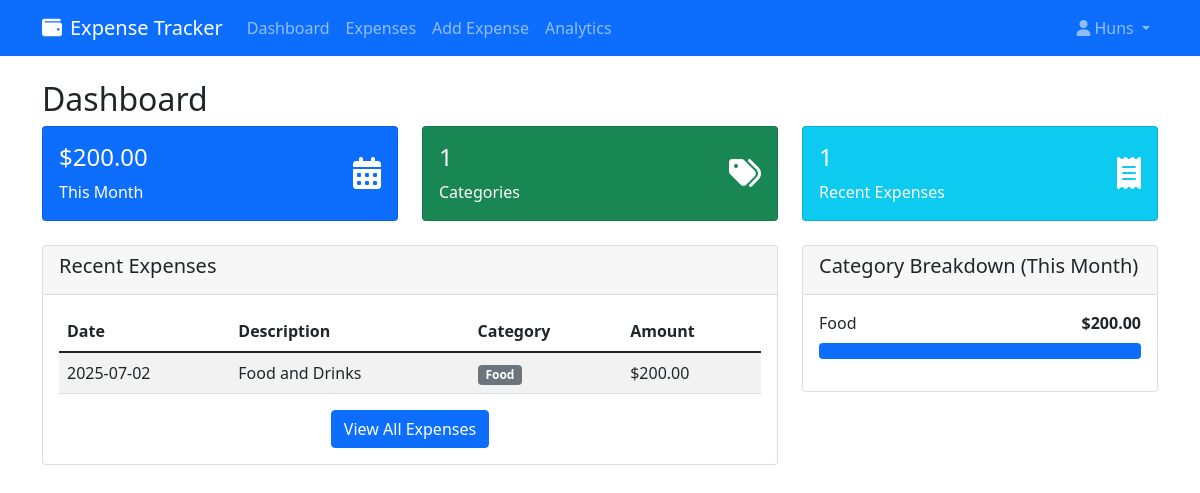
Page /dashboard (signed in) on the committed database.
### app.py (models this page shows)
class User(UserMixin, db.Model):
    id = db.Column(db.Integer, primary_key=True)
    username = db.Column(db.String(80), unique=True, nullable=False)
    email = db.Column(db.String(120), unique=True, nullable=False)
    password_hash = db.Column(db.String(120), nullable=False)
    expenses = db.relationship('Expense', backref='user', lazy=True, cascade='all, delete-orphan')

class Expense(db.Model):
    id = db.Column(db.Integer, primary_key=True)
    amount = db.Column(db.Float, nullable=False)
    description = db.Column(db.String(200), nullable=False)
    category = db.Column(db.String(50), nullable=False)
    date = db.Column(db.Date, nullable=False, default=datetime.now().date)
    user_id = db.Column(db.Integer, db.ForeignKey('user.id'), nullable=False)

### app.py (the view)
@app.route('/dashboard')
@login_required
def dashboard():
    recent_expenses = Expense.query.filter_by(user_id=current_user.id)\
                                 .order_by(Expense.date.desc())\
                                 .limit(5).all()
    today = datetime.now().date()
    start_of_month = datetime(today.year, today.month, 1).date()
    monthly_total = db.session.query(db.func.sum(Expense.amount))\
                             .filter(Expense.user_id == current_user.id,
                                   Expense.date >= start_of_month)\
                             .scalar() or 0
    category_data = db.session.query(Expense.category, db.func.sum(Expense.amount))\
                             .filter(Expense.user_id == current_user.id,
                                   Expense.date >= start_of_month)\
                             .group_by(Expense.category).all()
    return render_template('dashboard.html',
                         recent_expenses=recent_expenses,
                         monthly_total=monthly_total,
                         category_data=category_data)

### app.py (called while the page is built)
@login_manager.user_loader
def load_user(user_id):
    return User.query.get(int(user_id))

### templates/dashboard.html (shortened to what this page needs)
{% extends "base.html" %}
{% block content %}
<div class="row">
    <div class="col-12">
        <h2>Dashboard</h2>
    </div>
</div>
<div class="row mb-4">
    <div class="col-md-4">
        <div class="card bg-primary text-white">
            <div class="card-body">
                <div class="d-flex justify-content-between">
                    <div>
                        <h4>${{ "%.2f"|format(monthly_total) }}</h4>
                        <p class="mb-0">This Month</p>
                    </div>
                    <div class="align-self-center">
                        <i class="fas fa-calendar-alt fa-2x"></i>
                    </div>
                </div>
            </div>
        </div>
    </div>
    <div class="col-md-4">
        <div class="card bg-success text-white">
            <div class="card-body">
                <div class="d-flex justify-content-between">
                    <div>
                        <h4>{{ category_data|length }}</h4>
                        <p class="mb-0">Categories</p>
                    </div>
                    <div class="align-self-center">
                        <i class="fas fa-tags fa-2x"></i>
                    </div>
                </div>
            </div>
        </div>
    </div>
    <div class="col-md-4">
        <div class="card bg-info text-white">
            <div class="card-body">
                <div class="d-flex justify-content-between">
                    <div>
                        <h4>{{ recent_expenses|length }}</h4>
                        <p class="mb-0">Recent Expenses</p>
                    </div>
                    <div class="align-self-center">
                        <i class="fas fa-receipt fa-2x"></i>
                    </div>
                </div>
            </div>
        </div>
    </div>
</div>
<div class="row">
    <div class="col-md-8">
        <div class="card">
            <div class="card-header">
                <h5>Recent Expenses</h5>
            </div>
            <div class="card-body">
                {% if recent_expenses %}
                <div class="table-responsive">
                    <table class="table table-striped">
                        <thead>
                            <tr>
                                <th>Date</th>
                                <th>Description</th>
                                <th>Category</th>
                                <th>Amount</th>
                            </tr>
                        </thead>
                        <tbody>
                            {% for expense in recent_expenses %}
                            <tr>
                                <td>{{ expense.date.strftime('%Y-%m-%d') }}</td>
                                <td>{{ expense.description }}</td>
                                <td><span class="badge bg-secondary">{{ expense.category }}</span></td>
                                <td>${{ "%.2f"|format(expense.amount) }}</td>
                            </tr>
                            {% endfor %}
                        </tbody>
                    </table>
                </div>
                <div class="text-center">
                    <a href="{{ url_for('expenses') }}" class="btn btn-primary">View All Expenses</a>
                </div>
                {% else %}
                <p class="text-center">No expenses recorded yet. <a href="{{ url_for('add_expense') }}">Add your first expense</a></p>
                {% endif %}
            </div>
        </div>
    </div>
    <div class="col-md-4">
        <div class="card">
            <div class="card-header">
                <h5>Category Breakdown (This Month)</h5>
            </div>
            <div class="card-body">
                {% if category_data %}
                {% for category, amount in category_data %}
                <div class="d-flex justify-content-between mb-2">
                    <span>{{ category }}</span>
                    <strong>${{ "%.2f"|format(amount) }}</strong>
                </div>
                <div class="progress mb-3">
                    <div class="progress-bar" role="progressbar"
                         style="width: {{ (amount / monthly_total * 100) if monthly_total > 0 else 0 }}%">
                    </div>
                </div>
                {% endfor %}
                {% else %}
                <p class="text-center">No expenses this month</p>
                {% endif %}
            </div>
        </div>
    </div>
</div>
{% endblock %}

### templates/base.html (shortened to what this page needs)
<!DOCTYPE html>
<html lang="en">
<head>
    <link href="https://cdn.jsdelivr.net/npm/bootstrap@5.1.3/dist/css/bootstrap.min.css" rel="stylesheet">
    <link href="https://cdnjs.cloudflare.com/ajax/libs/font-awesome/6.0.0/css/all.min.css" rel="stylesheet">
</head>
<body>
    <nav class="navbar navbar-expand-lg navbar-dark bg-primary">
        <div class="container">
            <a class="navbar-brand" href="{{ url_for('index') }}">
                <i class="fas fa-wallet me-2"></i>Expense Tracker
            </a>
            {% if current_user.is_authenticated %}
            <div class="collapse navbar-collapse" id="navbarNav">
                <ul class="navbar-nav me-auto">
                    <li class="nav-item">
                        <a class="nav-link" href="{{ url_for('dashboard') }}">Dashboard</a>
                    </li>
                    <li class="nav-item">
                        <a class="nav-link" href="{{ url_for('expenses') }}">Expenses</a>
                    </li>
                    <li class="nav-item">
                        <a class="nav-link" href="{{ url_for('add_expense') }}">Add Expense</a>
                    </li>
                    <li class="nav-item">
                        <a class="nav-link" href="{{ url_for('analytics') }}">Analytics</a>
                    </li>
                </ul>
                <ul class="navbar-nav">
                    <li class="nav-item dropdown">
                        <a class="nav-link dropdown-toggle" href="#" id="navbarDropdown" role="button" data-bs-toggle="dropdown">
                            <i class="fas fa-user me-1"></i>{{ current_user.username }}
                        </a>
                    </li>
                </ul>
            </div>
            {% endif %}
        </div>
    </nav>
    <main class="container mt-4">
        {% block content %}{% endblock %}
    </main>
</body>
</html>

### rows in the picture
User: username "Huns"
Expense: date "2025-07-02", description "Food and Drinks", category "Food", amount "200.00", {{ (amount / monthly_total * 100) if monthly_total > 0 else 0 }} 100.0 (drawn)

### other values in the picture
{{ "%.2f"|format(monthly_total) }} "200.00"
{{ category_data|length }} "1"
{{ recent_expenses|length }} "1"
